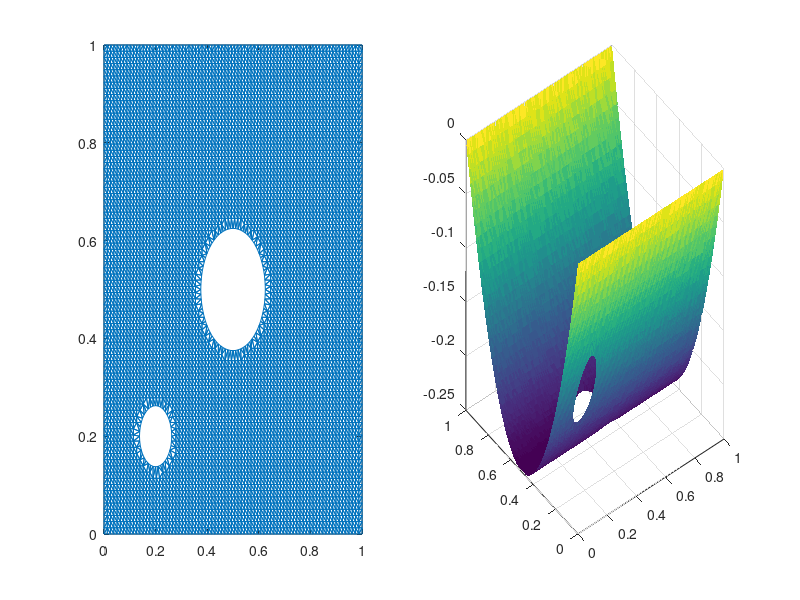

Write MATLAB code to recreate this figure.

clear

mesh=load('mesh_with_holes.dat');
vertices=load('nodes.dat');
s=size(vertices);
num_verts=s(1);

%%%%%%%%%%%%%%%%%%%%%%%%%
u=ones(size(vertices,1),1);
for i=1:num_verts
    y(i)=vertices(i,2);
    u(i) = y(i)^2-y(i);
end
%%%%%%%%%%%%%%%%%%%%%%%%%



for i=1:num_verts
    x(i)=vertices(i,1);
    y(i)=vertices(i,2);
    z(i)=u(i);
end

figure

subplot(1,2,1)
triplot(mesh,x,y);

subplot(1,2,2)

trisurf(mesh,x,y,z,'EdgeColor','none');

% plot3(xs,ys,zs);